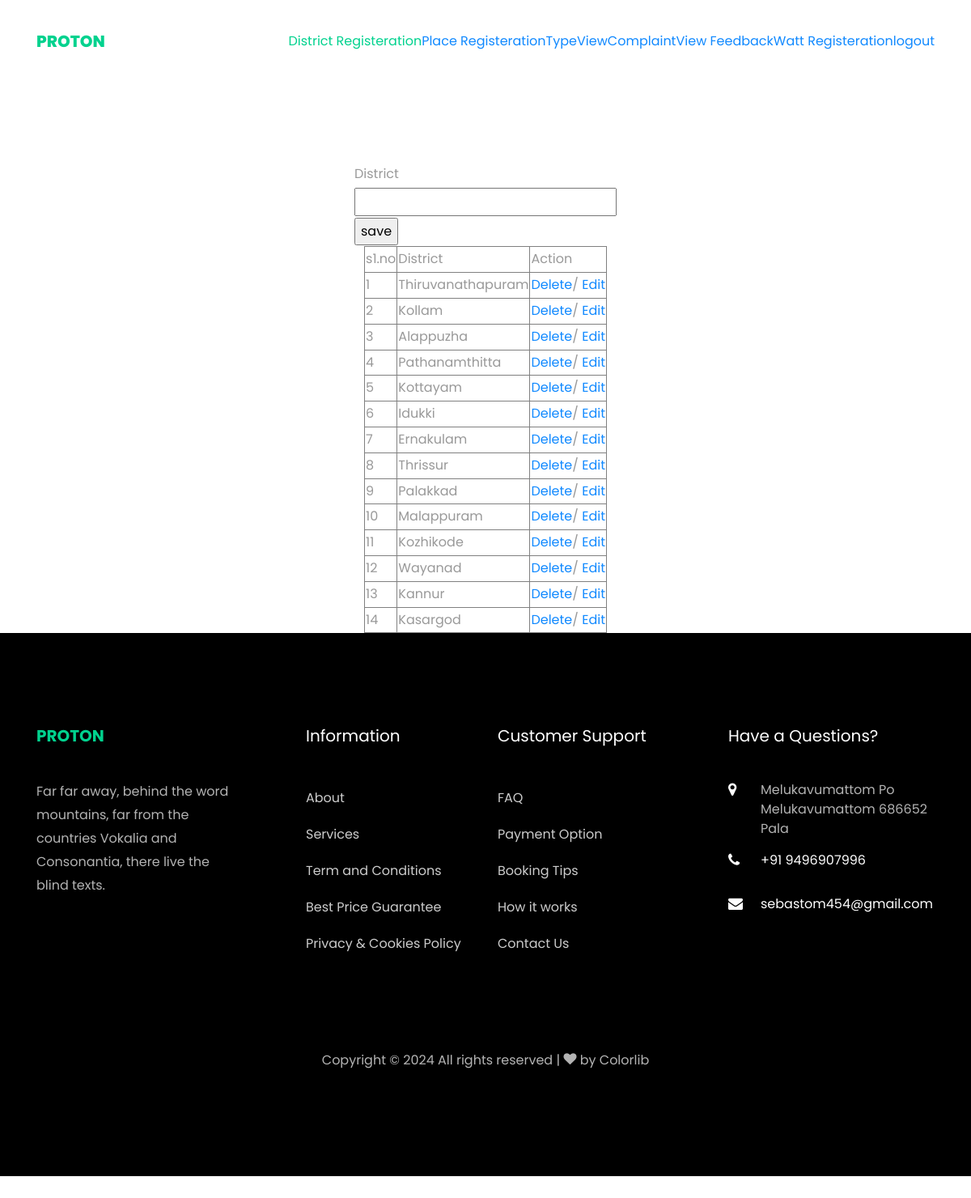
The app's page /webadmin/District/ with its own data.
### Admin/models.py (models this page shows)
class tbl_district(models.Model):
    district_name=models.CharField(max_length=50)

### Admin/views.py (the view)
# urls.py: path('District/', views.district,name="District"),
def district(request):
    district=tbl_district.objects.all()
    if request.method=="POST":
        tbl_district.objects.create(district_name=request.POST.get('txtdis'))
        return render(request,"Admin/District.html",{"data":district})
    else:
        return render(request,"Admin/District.html",{"data":district})

### Admin/Templates/Admin/District.html (shortened to what this page needs)
{% extends 'Admin/Header.html' %}
{% block content %}
{% load static %}
<!DOCTYPE html>
<html lang="en">
<head>
</head>
<body>
    <form action="" method="post">
        <table align="center">
            <tr><td>District</td></tr>
            <td><input type="text" name="txtdis" id="" value="{{Edit.district_name}}"></td>
            <tr><td><input type="submit" value="save" name="btn"></td></tr>
            </table></form>
            <table border="1"align="center">
                <tr><td>s1.no</td>
                    <td>District</td>
                    <td>Action</td></tr>
                    {% for i in data%}
                    <tr><td>{{forloop.counter}}</td>
                        <td> {{i.district_name}}</td>
                        <td><a href="{% url 'webadmin:districtDelete' i.id %}">Delete</a>/
                            <a href="{% url 'webadmin:eidDistrict' i.id %}">Edit</a></td>
                    </tr>
                        {% endfor%}
                        </table>
</body>
</html>  {% endblock content%}

### records on screen
tbl_district: district_name "Thiruvanathapuram"
tbl_district: district_name "Kollam"
tbl_district: district_name "Alappuzha"
tbl_district: district_name "Pathanamthitta"
tbl_district: district_name "Kottayam"
tbl_district: district_name "Idukki"
tbl_district: district_name "Ernakulam"
tbl_district: district_name "Thrissur"
tbl_district: district_name "Palakkad"
tbl_district: district_name "Malappuram"
tbl_district: district_name "Kozhikode"
tbl_district: district_name "Wayanad"
tbl_district: district_name "Kannur"
tbl_district: district_name "Kasargod"
